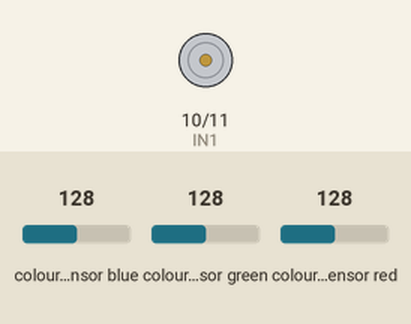
Simulated run of this sketch. Board: Arduino Uno, built with avr-gcc and run on an emulated ATmega328P. On the bench: motor-driver pin pairs drawn as motors (green arrow = first pin HIGH = forward, orange = second pin HIGH = backward, longer = more drive, scaled by the enable pin). Wiring (inferred from the names in the program): TCS3200 colour sensor: output pin 8; S2 pin 6; S3 pin 7; S0 pin 4; S1 pin 5. The inputs (shaded band) are chosen by the test bench; at power-on: colour sensor blue 128, colour sensor green 128, colour sensor red 128. What the sketch prints to the serial monitor is not drawn.

Above: at 0.2 s.
At 1.2 s:
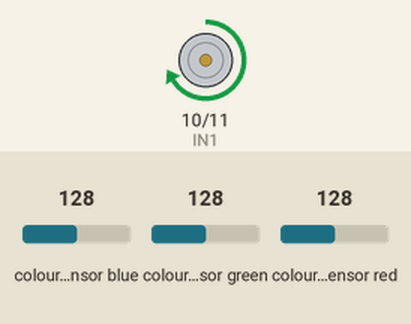
1.3 s: colour sensor blue set to 191
3.3 s: colour sensor green set to 191
Timing chart, 0 to 6.3 s (numbered marks = the images above; inputs shaded):
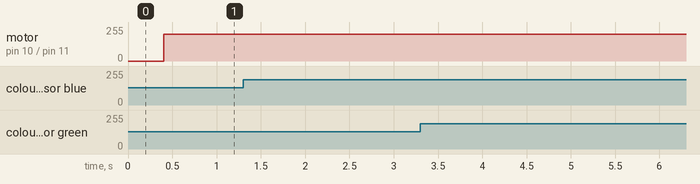

Measured:
- after the input at 1.3 s, every drawn part: stays the same
- after the input at 3.3 s, every drawn part: stays the same

The sketch:

Color_Sensor_TCS3200.ino
```cpp
// Pin definitions
#define S0 4
#define S1 5
#define S2 6
#define S3 7
#define sensorOut 8

const int ENA = 9;
const int IN1 = 10;
const int IN2 = 11;


// Variables for frequency readings
int r = 0;
int g= 0;
int b = 0;

void setup() {
  // Set pin modes
  pinMode(S0, OUTPUT);
  pinMode(S1, OUTPUT);
  pinMode(S2, OUTPUT);
  pinMode(S3, OUTPUT);
  pinMode(sensorOut, INPUT);

  // Set frequency scaling to 20%
  digitalWrite(S0, HIGH);
  digitalWrite(S1, LOW);

  Serial.begin(9600);

  // Motor control pins
  pinMode(ENA, OUTPUT);
  pinMode(IN1, OUTPUT);
  pinMode(IN2, OUTPUT);

  // Motor OFF at startup
  stopMotor();
}

void loop() {


  // --- Read RED ---
  digitalWrite(S2, LOW);
  digitalWrite(S3, LOW);
  r = pulseIn(sensorOut, LOW);
  Serial.print("R = ");
  Serial.print(r);

  delay(100);

  // --- Read GREEN ---
  digitalWrite(S2, HIGH);
  digitalWrite(S3, HIGH);
  g = pulseIn(sensorOut, LOW);
  Serial.print(" G = ");
  Serial.print(g);
  delay(100);

  // --- Read BLUE ---
  digitalWrite(S2, LOW);
  digitalWrite(S3, HIGH);
  b = pulseIn(sensorOut, LOW);
  Serial.print(" B = ");
  Serial.println(b);

  if (r<g && r<b && r< 70 && g>100 && b>100){
    Serial.print(" RED DETECTED!!!!! ");
    //motor reverse for 5 sec when red detected
    stopMotor();
    delay(500);
    motorReverse();
    delay(5000);
    stopMotor();
    delay(500);
  }
  else if (g<r && g<b){
    Serial.print(" GREEN DETECTED!!!!! ");
  }
  else if (b<r && b<g){
    Serial.print(" BLUE DETECTED!!!!! ");
  }
  else {
    Serial.print(" No Color Detected  ");
  }


  delay(200);
  //motor is forward in normal
  motorForward();
}


//motor functions

void motorForward() {
  digitalWrite(IN1, HIGH);
  digitalWrite(IN2, LOW);
  analogWrite(ENA, 200); // speed
}

void motorReverse() {
  digitalWrite(IN1, LOW);
  digitalWrite(IN2, HIGH);
  analogWrite(ENA, 200);
}

void stopMotor() {
  digitalWrite(IN1, LOW);
  digitalWrite(IN2, LOW);
  analogWrite(ENA, 0);
}
```
